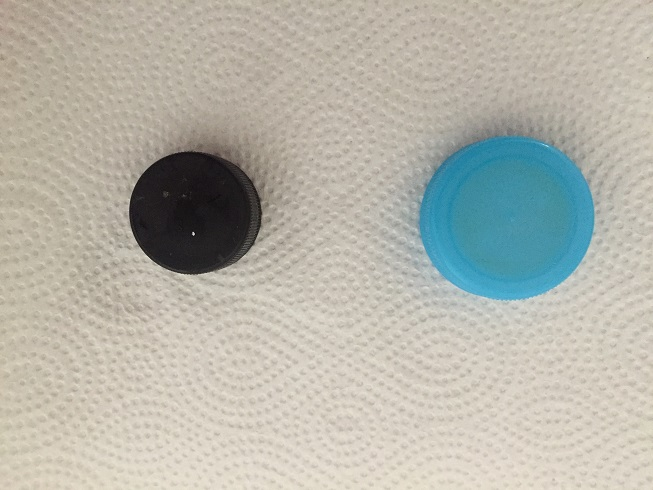
#> input picture IMG_6098.JPG, 653 x 490 px, given in place of the camera
$ python main1.py   (older library calls are emulated)
#> lines starting #> are read from the running program, lines starting #| are printed output that depends on the picture; after the words box and inside, x2 and y2 are one past the last pixel; in counts of white or black regions, pixels touching at a corner belong together
import cv2
import imutils
from collections import deque
import time
import numpy as np
import json


#video = cv2.VideoCapture('videoplayback_Trim.mp4')
video=cv2.VideoCapture(0)


with open('data.json') as f:
#> (reads data.json from the repository)
    data=json.load(f)


greenLower = (data["data"]["low"]["h"],data["data"]["low"]["s"],data["data"]["low"]["v"])
greenUpper = (data["data"]["high"]["h"],data["data"]["high"]["s"],data["data"]["high"]["v"])
pts=deque(maxlen=128)
time.sleep(2.0)


while True:
    ret, frame = video.read()
#> frame is the input picture: shape (490, 653, 3); mean B, G, R 170.6, 180.4, 181.1
    if ret == True:
        frame = imutils.resize(frame, width=600)
#> frame: shape (450, 600, 3)
        blurred = cv2.GaussianBlur(frame, (11, 11), 0)
        hsv = cv2.cvtColor(blurred, cv2.COLOR_BGR2HSV)
#> hsv: shape (450, 600, 3); mean H, S, V 30.1, 36.2, 188.9
        mask = cv2.inRange(hsv, greenLower, greenUpper)
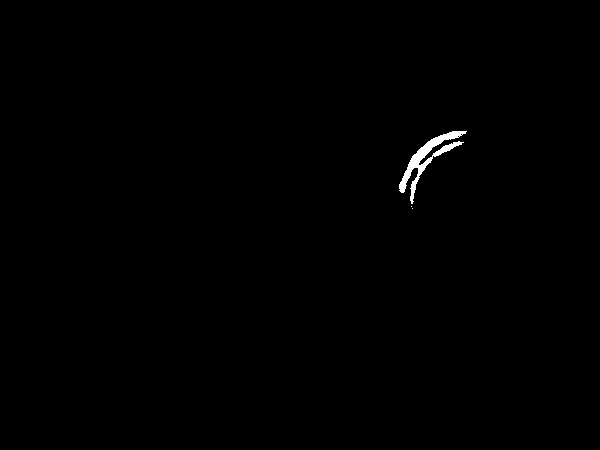
#> mask: shape (450, 600); 0.39% white; 3 white regions (2 under 20 px), largest, box (x1, y1, x2, y2) and area: (399, 131, 467, 204) 1060
        mask = cv2.erode(mask, None, iterations=2)
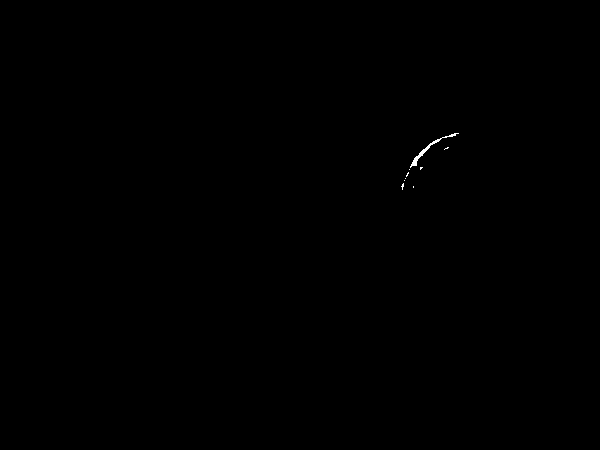
#> mask: shape (450, 600); 0.07% white in thin lines or dots, all inside (x1, y1, x2, y2) = (401, 133, 459, 190)
        mask = cv2.dilate(mask, None, iterations=2)
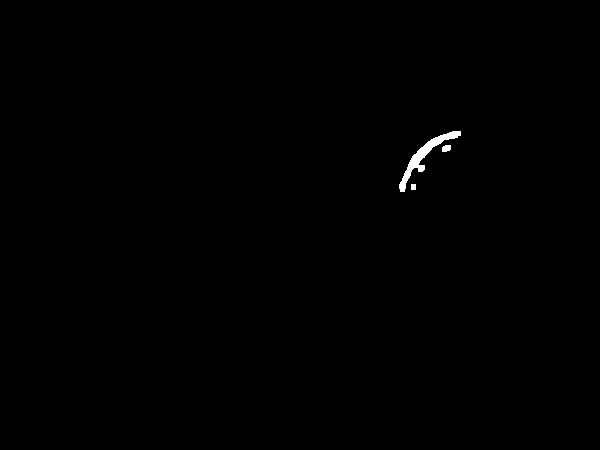
#> mask: shape (450, 600); 0.29% white; 3 white regions

        cnts = cv2.findContours(mask.copy(), cv2.RETR_EXTERNAL,cv2.CHAIN_APPROX_SIMPLE)
#> cnts = 3 contours; box (x1, y1, x2, y2) and area: (399, 131, 461, 192) 608, (442, 145, 451, 152) 41, (411, 184, 416, 190) 20
        cnts = cnts[0] if imutils.is_cv2() else cnts[1]
        center = None
        h=450
        w=600
        image=np.zeros((h,w,3), np.uint8)
        if len(cnts)>0:
            c = max(cnts, key=cv2.contourArea)
#> c = contour of 100 points, box (x1, y1, x2, y2) (399, 131, 461, 192), area 608
            ((x, y), radius) = cv2.minEnclosingCircle(c)
#> x = 430; y = 161; radius = 42.43
            M = cv2.moments(c)
#> M = moments, m00 608, centre m10/m00, m01/m00 = (424.2, 155.5)
            center = (int(M["m10"] / M["m00"]), int(M["m01"] / M["m00"]))
#> center = (424, 155)

            if radius>10:
                cv2.circle(frame, (int(x), int(y)), int(radius),(0, 255, 255), 1)
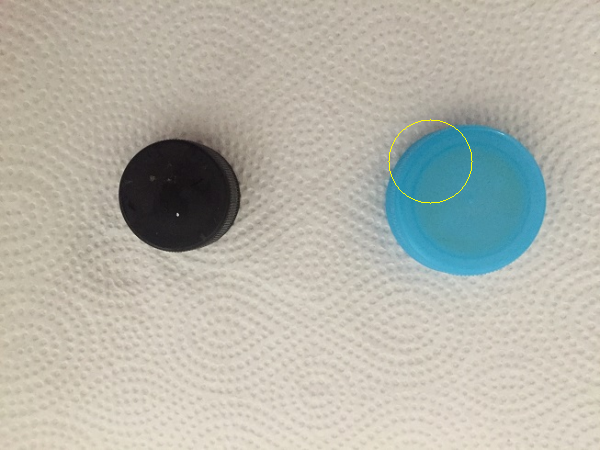
#> frame: shape (450, 600, 3); mean B, G, R 170.5, 180.5, 181.2
                cv2.circle(frame, center, 5, (0, 0, 255), -1)
#> frame: shape (450, 600, 3); 0.03% of pixels changed, all inside (x1, y1, x2, y2) = (419, 150, 430, 161)
                #cv2.ellipse(frame,(int(x), int(y)),(180,90),0,0,420,(0, 255, 255),1)


        pts.appendleft(center)
        linea = None

        color=[255,255,255]
        for i in range(1, len(pts)):
            if pts[i-1] is None or pts[i] is None:
                continue
            thickness=int(np.sqrt(64/float(i+1))*2.0)
    #        image[pts[i]]=color
            cv2.line(frame, pts[i-1],pts[i],(0,0,255), thickness)
        frame=cv2.flip(frame, 1)
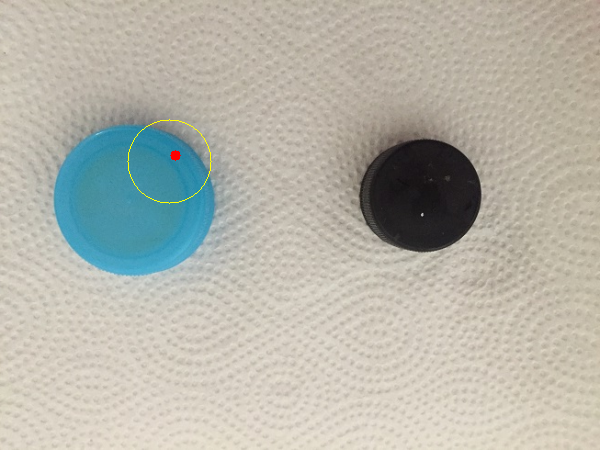
#> frame: shape (450, 600, 3); mean B, G, R 170.5, 180.5, 181.3

        cv2.imshow('frame', frame)
        # & 0xFF is required for a 64-bit system
        if cv2.waitKey(1) & 0xFF == ord('q'):
#> (key q is pressed here)
            break
    else:
        break
video.release()
#> (the run stopped early here; a loop or call above may not have finished)
